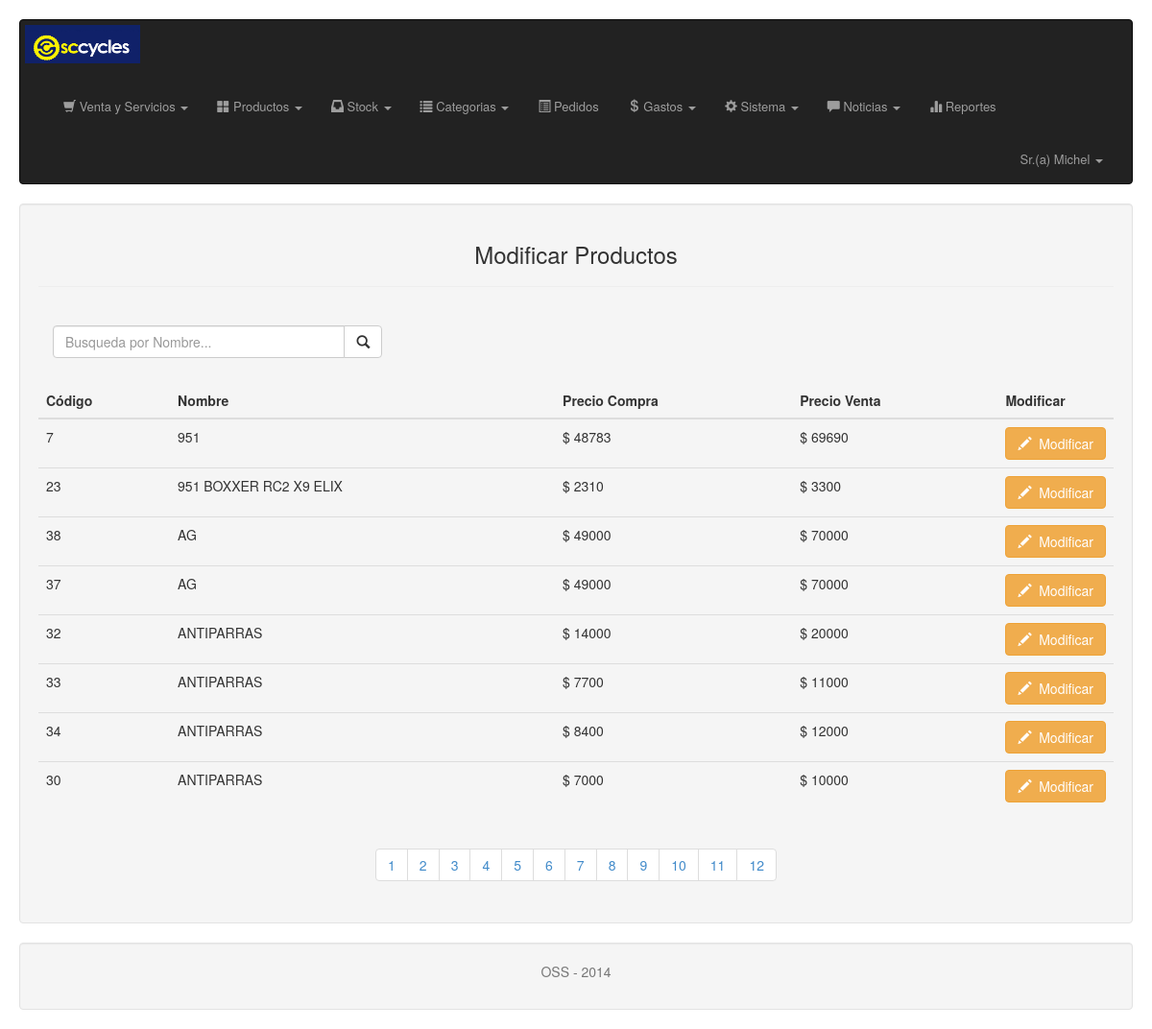
The app's page /admin/vista/vista_modificar_producto.php (signed in) with its own data.
### tables this page shows
CREATE TABLE Productos
(
  pro_cod Varchar(14) NOT NULL,
  pro_nombre Varchar(200) NOT NULL,
  pro_precio_venta Int NOT NULL,
  pro_precio_compra Int NOT NULL,
  pro_imagen Varchar(200),
  pro_peso Int NOT NULL,
  pro_talla Varchar(10),
  pro_color Varchar(10),
  pro_descripcion Varchar(500),
  pro_estado Int NOT NULL,
  subcat_id Int,
  marca_id Int,
 PRIMARY KEY (pro_cod)
);

### admin/modelo/modelo_productos.php (called while the page is built, shortened)
<?php
function conectar()
{
    $link=mysql_connect('localhost','root','') or die("Error en la Conexion.");
    return $link;
}
function muestraProductos()
{
    $link=conectar();
    $a=array();
    $x=0;
    $sql=("SELECT pro.pro_cod, pro.pro_nombre, pro.pro_precio_compra, pro.pro_precio_venta, subcat.subcat_nombre FROM productos pro, subcategoria subcat WHERE pro.subcat_id = subcat.subcat_id AND pro_estado = 1 ORDER BY pro_nombre ASC");
    $res=mysql_query($sql, $link) or die("Error en: $sql: " . mysql_error());
    while($f=mysql_fetch_assoc($res))
    {
        $a[$x]=$f;
        $x++;
    }
    return $a;
}
?>

### admin/vista/vista_modificar_producto.php (the view, shortened to what this page needs)
<?php
include('../modelo/modelo_productos.php');
$res = muestraProductos();
?>
<!DOCTYPE html>
<html lang="en">
  <head>
    <link rel="stylesheet" type="text/css" href="../css/bootstrap.css"  />
 </head>
  <body>
          <div class="well" style="height:auto;">
           <h3 class="text-center">Modificar Productos</h3><hr>
           <br>
            <form id="iform" name="iform">
           <div class="col-xs-6 col-md-4">
            <div class="input-group">
            <input type="text" id="txt_consulta" name="txt_consulta" class="form-control" placeholder="Busqueda por Nombre..." required/>
                <div class="input-group-btn">
                 <button type="submit" class="btn btn-default" id="btn_consulta">
                  <span class="glyphicon glyphicon-search"></span>
                  </button>
                </div>
            </div>
          </div>
          </form>
           <br>
           <br>
           <br>
          <table class="table">
            <thead>
                    <tr>
                        <th>
                            Código
                        </th>
                        <th>
                            Nombre
                        </th>
                        <th>
                            Precio Compra
                        </th>
                        <th>
                            Precio Venta
                        </th>
                        <th>
                            Modificar
                        </th>
                    </tr>
            </thead>
            <tbody>
                 <?php
           if(isset($_GET['txt_consulta']))
          {
              $res2 = muestraProductosnom($_GET['txt_consulta']);
              foreach ($res2 as $f) { ?>
                 <tr class="post">
                     <th style="font-weight:100"><?php echo $f['pro_cod']; ?></th>
                     <th style="font-weight:100"><?php echo $f['pro_nombre']; ?></th>
                     <th style="font-weight:100">$ <?php echo $f['pro_precio_compra']; ?></th>
                     <th style="font-weight:100">$ <?php echo $f['pro_precio_venta']; ?></th>
                     <th width="30px"><a href="vista_modificar_producto.php?codigo=<?php print($f['pro_cod'])?>" class="btn btn-warning"><span class="glyphicon glyphicon-pencil"></span>&nbsp Modificar</a></th>
                 </tr>
           <?php
             }
        }
              else
              {
                ?>
            <?php if($res==true) { ?>
<?php
      foreach($res as $f)
    {
?>
          <tr class="post">
              <th style="font-weight:100"><?php echo $f['pro_cod']; ?></th>
              <th style="font-weight:100"><?php echo $f['pro_nombre']; ?></th>
              <th style="font-weight:100">$ <?php echo $f['pro_precio_compra']; ?></th>
              <th style="font-weight:100">$ <?php echo $f['pro_precio_venta']; ?></th>
              <th width="30px"><a href="vista_modificar_producto.php?codigo=<?php print($f['pro_cod'])?>" class="btn btn-warning"><span class="glyphicon glyphicon-pencil"></span>&nbsp Modificar</a></th>
          </tr>
<?php
    }
?>
            </tbody>
             <?php }
             else
             {
                echo ("<tr><td><h4>&nbsp;&nbsp;&nbsp;No hay Productos</h4></td></tr>");
             }   }?>
           </table>
              <?php include('/includes/paginador.php');  ?>
             <?php include('/includes/footer.php');  ?>
  </body>
</html>

### records on screen
productos: pro_cod "7", pro_nombre "951", pro_precio_compra "48783", pro_precio_venta "69690"
productos: pro_cod "23", pro_nombre "951 BOXXER RC2 X9 ELIX", pro_precio_compra "2310", pro_precio_venta "3300"
productos: pro_cod "38", pro_nombre "AG", pro_precio_compra "49000", pro_precio_venta "70000"
productos: pro_cod "37", pro_nombre "AG", pro_precio_compra "49000", pro_precio_venta "70000"
productos: pro_cod "32", pro_nombre "ANTIPARRAS", pro_precio_compra "14000", pro_precio_venta "20000"
productos: pro_cod "33", pro_nombre "ANTIPARRAS", pro_precio_compra "7700", pro_precio_venta "11000"
productos: pro_cod "34", pro_nombre "ANTIPARRAS", pro_precio_compra "8400", pro_precio_venta "12000"
productos: pro_cod "30", pro_nombre "ANTIPARRAS", pro_precio_compra "7000", pro_precio_venta "10000"

### other values on screen
$_SESSION['usu_nombre'] "Michel"
